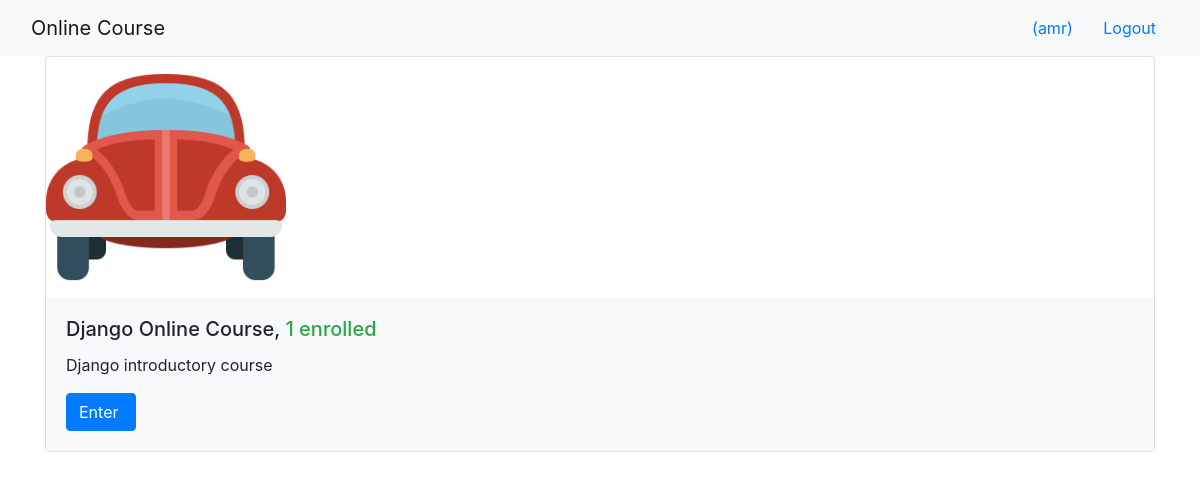
The app's page /onlinecourse/ (signed in) with its own data.
### onlinecourse/models.py (models this page shows, shortened)
class Course(models.Model):
    name = models.CharField(null=False, max_length=30, default='online course')
    image = models.ImageField(upload_to='course_images/')
    description = models.CharField(max_length=1000)
    pub_date = models.DateField(null=True)
    instructors = models.ManyToManyField(Instructor)
    users = models.ManyToManyField(settings.AUTH_USER_MODEL, through='Enrollment')
    total_enrollment = models.IntegerField(default=0)
    is_enrolled = False

### onlinecourse/views.py (the view)
class CourseListView(generic.ListView):
    template_name = 'onlinecourse/course_list_bootstrap.html'
    context_object_name = 'course_list'
    def get_queryset(self):
        user = self.request.user
        courses = Course.objects.order_by('-total_enrollment')[:10]
        for course in courses:
            if user.is_authenticated:
                course.is_enrolled = check_if_enrolled(user, course)
        return courses

### onlinecourse/views.py (called while the page is built)
def check_if_enrolled(user, course):
    is_enrolled = False
    if user.id is not None:
        num_results = Enrollment.objects.filter(user=user, course=course).count()
        if num_results > 0:
            is_enrolled = True
    return is_enrolled

### onlinecourse/templates/onlinecourse/course_list_bootstrap.html (shortened to what this page needs)
<!DOCTYPE html>
<html lang="en">
<head>
    {% load static %}
    <link rel="stylesheet" href="https://maxcdn.bootstrapcdn.com/bootstrap/4.5.2/css/bootstrap.min.css">
</head>
<body>
    <nav class="navbar navbar-light bg-light">
        <div class="container-fluid">
            <div class="navbar-header">
                  <a class="navbar-brand" href="#">Online Course</a>
            </div>
            <ul class="nav navbar-nav navbar-right">
                {% if user.is_authenticated %}
                <li>
                    <a class="btn btn-link" href="#">{{ user.first_name }}({{ user.username }})</a>
                    <a class="btn btn-link" href="{% url 'onlinecourse:logout' %}">Logout</a>
                </li>
                {% endif %}
            </ul>
        </div>
    </nav>
    {% if course_list %}
        <div class="container">
            <div class="card-deck">
                {% for course in course_list %}
                         <div class="card" style="width: 36rem;">
                          <img class="card-img-left" src="{{MEDIA_URL}}/{{ course.image }}" width="240px" height="240px"
                               alt="Course image">
                          <div class="card-body bg-light">
                              <h5 class="card-title">{{ course.name }}, <span class="text-success">
                                  {{ course.total_enrollment}} enrolled</span></h5>
                            <p class="card-text">{{ course.description}}</p>
                            <form action="{% url 'onlinecourse:enroll' course.id %}" method="post">
                                  <input class="btn btn-primary"  type="submit"
                                         value="{% if course.is_enrolled %}Enter{% else %}Enroll{% endif %} ">
                            </form>
                          </div>
                        </div>
                {% endfor %}
            </div>
        </div>
    {% else %}
        <p>No courses are available.</p>
    {% endif %}
</body>
</html>

### records on screen
Course: image (picture), name "Django Online Course", total_enrollment "1", description "Django introductory course", is_enrolled "Enter"

### other values on screen
{{ user.username }} "amr"
